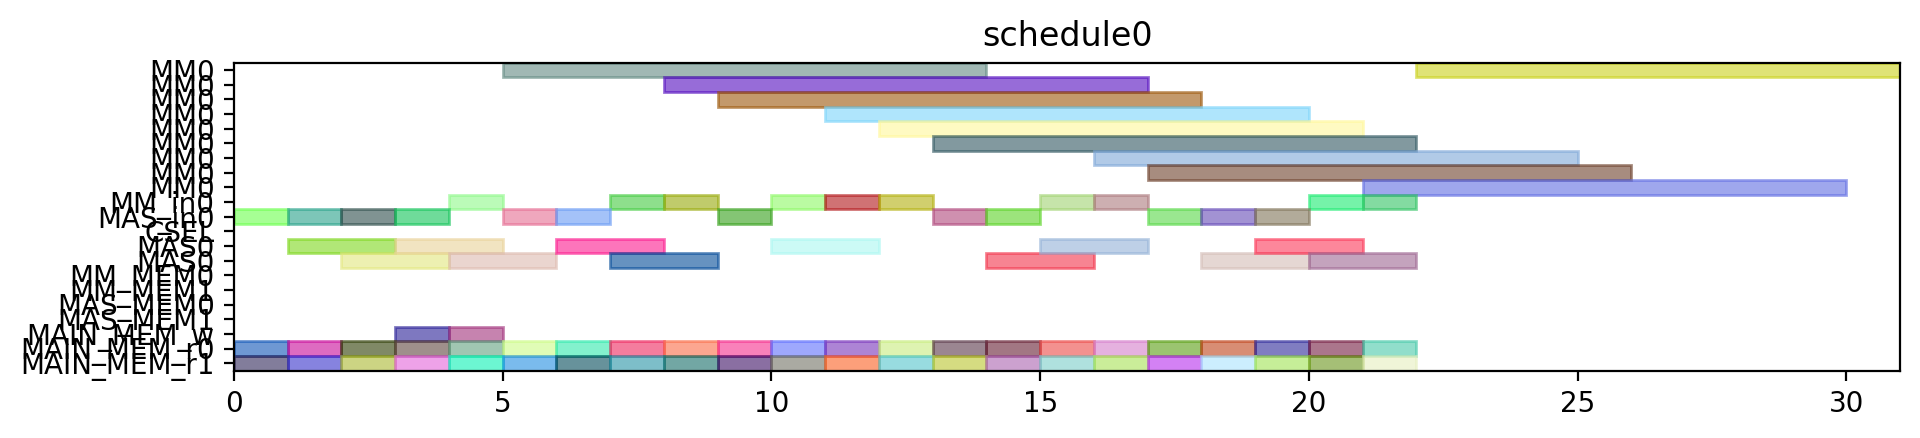

This chart was generated by the following Python code:
from pyschedule import Scenario, solvers, plotters, alt


def solve():
	horizon = 120
	S = Scenario("schedule0", horizon=horizon)

	# resource
	MM = S.Resources('MM', num=1, size=9)
	MM_in = S.Resources('MM_in', num=1)
	MAS_in = S.Resources('MAS_in', num=1)
	CSEL = S.Resource('CSEL')
	MAS = S.Resources('MAS', num=1, size=2, periods=range(1, horizon))
	MM_MEM = S.Resources('MM_MEM', num=2)
	MAS_MEM = S.Resources('MAS_MEM', num=2)
	MAIN_MEM_w = S.Resource('MAIN_MEM_w', size=1)
	MAIN_MEM_r = S.Resources('MAIN_MEM_r', num=2)

	# result of previous scheduling

	# new tasks
	c10_t0 = S.Task('c10_t0', length=9, delay_cost=1)
	c10_t0 += alt(MM)
	c10_t0_in = S.Task('c10_t0_in', length=1, delay_cost=1)
	c10_t0_in += alt(MM_in)
	S += c10_t0_in*MM_in[0]<=c10_t0*MM[0]
	c10_t0_mem0 = S.Task('c10_t0_mem0', length=1, delay_cost=1)
	c10_t0_mem0 += MAIN_MEM_r[0]
	S += c10_t0_mem0 <= c10_t0

	c10_t0_mem1 = S.Task('c10_t0_mem1', length=1, delay_cost=1)
	c10_t0_mem1 += MAIN_MEM_r[1]
	S += c10_t0_mem1 <= c10_t0

	c10_t1 = S.Task('c10_t1', length=9, delay_cost=1)
	c10_t1 += alt(MM)
	c10_t1_in = S.Task('c10_t1_in', length=1, delay_cost=1)
	c10_t1_in += alt(MM_in)
	S += c10_t1_in*MM_in[0]<=c10_t1*MM[0]
	c10_t1_mem0 = S.Task('c10_t1_mem0', length=1, delay_cost=1)
	c10_t1_mem0 += MAIN_MEM_r[0]
	S += c10_t1_mem0 <= c10_t1

	c10_t1_mem1 = S.Task('c10_t1_mem1', length=1, delay_cost=1)
	c10_t1_mem1 += MAIN_MEM_r[1]
	S += c10_t1_mem1 <= c10_t1

	c10_t2 = S.Task('c10_t2', length=2, delay_cost=1)
	c10_t2 += alt(MAS)
	c10_t2_in = S.Task('c10_t2_in', length=1, delay_cost=1)
	c10_t2_in += alt(MAS_in)
	S += c10_t2_in*MAS_in[0]<=c10_t2*MAS[0]

	c10_t2_mem0 = S.Task('c10_t2_mem0', length=1, delay_cost=1)
	c10_t2_mem0 += MAIN_MEM_r[0]
	S += c10_t2_mem0 <= c10_t2

	c10_t2_mem1 = S.Task('c10_t2_mem1', length=1, delay_cost=1)
	c10_t2_mem1 += MAIN_MEM_r[1]
	S += c10_t2_mem1 <= c10_t2

	c10_t3 = S.Task('c10_t3', length=2, delay_cost=1)
	c10_t3 += alt(MAS)
	c10_t3_in = S.Task('c10_t3_in', length=1, delay_cost=1)
	c10_t3_in += alt(MAS_in)
	S += c10_t3_in*MAS_in[0]<=c10_t3*MAS[0]

	c10_t3_mem0 = S.Task('c10_t3_mem0', length=1, delay_cost=1)
	c10_t3_mem0 += MAIN_MEM_r[0]
	S += c10_t3_mem0 <= c10_t3

	c10_t3_mem1 = S.Task('c10_t3_mem1', length=1, delay_cost=1)
	c10_t3_mem1 += MAIN_MEM_r[1]
	S += c10_t3_mem1 <= c10_t3

	c20_t0 = S.Task('c20_t0', length=9, delay_cost=1)
	c20_t0 += alt(MM)
	c20_t0_in = S.Task('c20_t0_in', length=1, delay_cost=1)
	c20_t0_in += alt(MM_in)
	S += c20_t0_in*MM_in[0]<=c20_t0*MM[0]
	c20_t0_mem0 = S.Task('c20_t0_mem0', length=1, delay_cost=1)
	c20_t0_mem0 += MAIN_MEM_r[0]
	S += c20_t0_mem0 <= c20_t0

	c20_t0_mem1 = S.Task('c20_t0_mem1', length=1, delay_cost=1)
	c20_t0_mem1 += MAIN_MEM_r[1]
	S += c20_t0_mem1 <= c20_t0

	c20_t1 = S.Task('c20_t1', length=9, delay_cost=1)
	c20_t1 += alt(MM)
	c20_t1_in = S.Task('c20_t1_in', length=1, delay_cost=1)
	c20_t1_in += alt(MM_in)
	S += c20_t1_in*MM_in[0]<=c20_t1*MM[0]
	c20_t1_mem0 = S.Task('c20_t1_mem0', length=1, delay_cost=1)
	c20_t1_mem0 += MAIN_MEM_r[0]
	S += c20_t1_mem0 <= c20_t1

	c20_t1_mem1 = S.Task('c20_t1_mem1', length=1, delay_cost=1)
	c20_t1_mem1 += MAIN_MEM_r[1]
	S += c20_t1_mem1 <= c20_t1

	c20_t2 = S.Task('c20_t2', length=2, delay_cost=1)
	c20_t2 += alt(MAS)
	c20_t2_in = S.Task('c20_t2_in', length=1, delay_cost=1)
	c20_t2_in += alt(MAS_in)
	S += c20_t2_in*MAS_in[0]<=c20_t2*MAS[0]

	c20_t2_mem0 = S.Task('c20_t2_mem0', length=1, delay_cost=1)
	c20_t2_mem0 += MAIN_MEM_r[0]
	S += c20_t2_mem0 <= c20_t2

	c20_t2_mem1 = S.Task('c20_t2_mem1', length=1, delay_cost=1)
	c20_t2_mem1 += MAIN_MEM_r[1]
	S += c20_t2_mem1 <= c20_t2

	c20_t3 = S.Task('c20_t3', length=2, delay_cost=1)
	c20_t3 += alt(MAS)
	c20_t3_in = S.Task('c20_t3_in', length=1, delay_cost=1)
	c20_t3_in += alt(MAS_in)
	S += c20_t3_in*MAS_in[0]<=c20_t3*MAS[0]

	c20_t3_mem0 = S.Task('c20_t3_mem0', length=1, delay_cost=1)
	c20_t3_mem0 += MAIN_MEM_r[0]
	S += c20_t3_mem0 <= c20_t3

	c20_t3_mem1 = S.Task('c20_t3_mem1', length=1, delay_cost=1)
	c20_t3_mem1 += MAIN_MEM_r[1]
	S += c20_t3_mem1 <= c20_t3

	c01_t0 = S.Task('c01_t0', length=9, delay_cost=1)
	c01_t0 += alt(MM)
	c01_t0_in = S.Task('c01_t0_in', length=1, delay_cost=1)
	c01_t0_in += alt(MM_in)
	S += c01_t0_in*MM_in[0]<=c01_t0*MM[0]
	c01_t0_mem0 = S.Task('c01_t0_mem0', length=1, delay_cost=1)
	c01_t0_mem0 += MAIN_MEM_r[0]
	S += c01_t0_mem0 <= c01_t0

	c01_t0_mem1 = S.Task('c01_t0_mem1', length=1, delay_cost=1)
	c01_t0_mem1 += MAIN_MEM_r[1]
	S += c01_t0_mem1 <= c01_t0

	c01_t1 = S.Task('c01_t1', length=9, delay_cost=1)
	c01_t1 += alt(MM)
	c01_t1_in = S.Task('c01_t1_in', length=1, delay_cost=1)
	c01_t1_in += alt(MM_in)
	S += c01_t1_in*MM_in[0]<=c01_t1*MM[0]
	c01_t1_mem0 = S.Task('c01_t1_mem0', length=1, delay_cost=1)
	c01_t1_mem0 += MAIN_MEM_r[0]
	S += c01_t1_mem0 <= c01_t1

	c01_t1_mem1 = S.Task('c01_t1_mem1', length=1, delay_cost=1)
	c01_t1_mem1 += MAIN_MEM_r[1]
	S += c01_t1_mem1 <= c01_t1

	c01_t2 = S.Task('c01_t2', length=2, delay_cost=1)
	c01_t2 += alt(MAS)
	c01_t2_in = S.Task('c01_t2_in', length=1, delay_cost=1)
	c01_t2_in += alt(MAS_in)
	S += c01_t2_in*MAS_in[0]<=c01_t2*MAS[0]

	c01_t2_mem0 = S.Task('c01_t2_mem0', length=1, delay_cost=1)
	c01_t2_mem0 += MAIN_MEM_r[0]
	S += c01_t2_mem0 <= c01_t2

	c01_t2_mem1 = S.Task('c01_t2_mem1', length=1, delay_cost=1)
	c01_t2_mem1 += MAIN_MEM_r[1]
	S += c01_t2_mem1 <= c01_t2

	c01_t3 = S.Task('c01_t3', length=2, delay_cost=1)
	c01_t3 += alt(MAS)
	c01_t3_in = S.Task('c01_t3_in', length=1, delay_cost=1)
	c01_t3_in += alt(MAS_in)
	S += c01_t3_in*MAS_in[0]<=c01_t3*MAS[0]

	c01_t3_mem0 = S.Task('c01_t3_mem0', length=1, delay_cost=1)
	c01_t3_mem0 += MAIN_MEM_r[0]
	S += c01_t3_mem0 <= c01_t3

	c01_t3_mem1 = S.Task('c01_t3_mem1', length=1, delay_cost=1)
	c01_t3_mem1 += MAIN_MEM_r[1]
	S += c01_t3_mem1 <= c01_t3

	c11_t0 = S.Task('c11_t0', length=9, delay_cost=1)
	c11_t0 += alt(MM)
	c11_t0_in = S.Task('c11_t0_in', length=1, delay_cost=1)
	c11_t0_in += alt(MM_in)
	S += c11_t0_in*MM_in[0]<=c11_t0*MM[0]
	c11_t0_mem0 = S.Task('c11_t0_mem0', length=1, delay_cost=1)
	c11_t0_mem0 += MAIN_MEM_r[0]
	S += c11_t0_mem0 <= c11_t0

	c11_t0_mem1 = S.Task('c11_t0_mem1', length=1, delay_cost=1)
	c11_t0_mem1 += MAIN_MEM_r[1]
	S += c11_t0_mem1 <= c11_t0

	c11_t1 = S.Task('c11_t1', length=9, delay_cost=1)
	c11_t1 += alt(MM)
	c11_t1_in = S.Task('c11_t1_in', length=1, delay_cost=1)
	c11_t1_in += alt(MM_in)
	S += c11_t1_in*MM_in[0]<=c11_t1*MM[0]
	c11_t1_mem0 = S.Task('c11_t1_mem0', length=1, delay_cost=1)
	c11_t1_mem0 += MAIN_MEM_r[0]
	S += c11_t1_mem0 <= c11_t1

	c11_t1_mem1 = S.Task('c11_t1_mem1', length=1, delay_cost=1)
	c11_t1_mem1 += MAIN_MEM_r[1]
	S += c11_t1_mem1 <= c11_t1

	c11_t2 = S.Task('c11_t2', length=2, delay_cost=1)
	c11_t2 += alt(MAS)
	c11_t2_in = S.Task('c11_t2_in', length=1, delay_cost=1)
	c11_t2_in += alt(MAS_in)
	S += c11_t2_in*MAS_in[0]<=c11_t2*MAS[0]

	c11_t2_mem0 = S.Task('c11_t2_mem0', length=1, delay_cost=1)
	c11_t2_mem0 += MAIN_MEM_r[0]
	S += c11_t2_mem0 <= c11_t2

	c11_t2_mem1 = S.Task('c11_t2_mem1', length=1, delay_cost=1)
	c11_t2_mem1 += MAIN_MEM_r[1]
	S += c11_t2_mem1 <= c11_t2

	c11_t3 = S.Task('c11_t3', length=2, delay_cost=1)
	c11_t3 += alt(MAS)
	c11_t3_in = S.Task('c11_t3_in', length=1, delay_cost=1)
	c11_t3_in += alt(MAS_in)
	S += c11_t3_in*MAS_in[0]<=c11_t3*MAS[0]

	c11_t3_mem0 = S.Task('c11_t3_mem0', length=1, delay_cost=1)
	c11_t3_mem0 += MAIN_MEM_r[0]
	S += c11_t3_mem0 <= c11_t3

	c11_t3_mem1 = S.Task('c11_t3_mem1', length=1, delay_cost=1)
	c11_t3_mem1 += MAIN_MEM_r[1]
	S += c11_t3_mem1 <= c11_t3

	c21_t0 = S.Task('c21_t0', length=9, delay_cost=1)
	c21_t0 += alt(MM)
	c21_t0_in = S.Task('c21_t0_in', length=1, delay_cost=1)
	c21_t0_in += alt(MM_in)
	S += c21_t0_in*MM_in[0]<=c21_t0*MM[0]
	c21_t0_mem0 = S.Task('c21_t0_mem0', length=1, delay_cost=1)
	c21_t0_mem0 += MAIN_MEM_r[0]
	S += c21_t0_mem0 <= c21_t0

	c21_t0_mem1 = S.Task('c21_t0_mem1', length=1, delay_cost=1)
	c21_t0_mem1 += MAIN_MEM_r[1]
	S += c21_t0_mem1 <= c21_t0

	c21_t1 = S.Task('c21_t1', length=9, delay_cost=1)
	c21_t1 += alt(MM)
	c21_t1_in = S.Task('c21_t1_in', length=1, delay_cost=1)
	c21_t1_in += alt(MM_in)
	S += c21_t1_in*MM_in[0]<=c21_t1*MM[0]
	c21_t1_mem0 = S.Task('c21_t1_mem0', length=1, delay_cost=1)
	c21_t1_mem0 += MAIN_MEM_r[0]
	S += c21_t1_mem0 <= c21_t1

	c21_t1_mem1 = S.Task('c21_t1_mem1', length=1, delay_cost=1)
	c21_t1_mem1 += MAIN_MEM_r[1]
	S += c21_t1_mem1 <= c21_t1

	c21_t2 = S.Task('c21_t2', length=2, delay_cost=1)
	c21_t2 += alt(MAS)
	c21_t2_in = S.Task('c21_t2_in', length=1, delay_cost=1)
	c21_t2_in += alt(MAS_in)
	S += c21_t2_in*MAS_in[0]<=c21_t2*MAS[0]

	c21_t2_mem0 = S.Task('c21_t2_mem0', length=1, delay_cost=1)
	c21_t2_mem0 += MAIN_MEM_r[0]
	S += c21_t2_mem0 <= c21_t2

	c21_t2_mem1 = S.Task('c21_t2_mem1', length=1, delay_cost=1)
	c21_t2_mem1 += MAIN_MEM_r[1]
	S += c21_t2_mem1 <= c21_t2

	c21_t3 = S.Task('c21_t3', length=2, delay_cost=1)
	c21_t3 += alt(MAS)
	c21_t3_in = S.Task('c21_t3_in', length=1, delay_cost=1)
	c21_t3_in += alt(MAS_in)
	S += c21_t3_in*MAS_in[0]<=c21_t3*MAS[0]

	c21_t3_mem0 = S.Task('c21_t3_mem0', length=1, delay_cost=1)
	c21_t3_mem0 += MAIN_MEM_r[0]
	S += c21_t3_mem0 <= c21_t3

	c21_t3_mem1 = S.Task('c21_t3_mem1', length=1, delay_cost=1)
	c21_t3_mem1 += MAIN_MEM_r[1]
	S += c21_t3_mem1 <= c21_t3

	c000 = S.Task('c000', length=2, delay_cost=1)
	c000 += alt(MAS)
	c000_in = S.Task('c000_in', length=1, delay_cost=1)
	c000_in += alt(MAS_in)
	S += c000_in*MAS_in[0]<=c000*MAS[0]

	S += 0<c000

	c000_w = S.Task('c000_w', length=1, delay_cost=1)
	c000_w += alt(MAIN_MEM_w)
	S += c000 <= c000_w

	c000_mem0 = S.Task('c000_mem0', length=1, delay_cost=1)
	c000_mem0 += MAIN_MEM_r[0]
	S += c000_mem0 <= c000

	c000_mem1 = S.Task('c000_mem1', length=1, delay_cost=1)
	c000_mem1 += MAIN_MEM_r[1]
	S += c000_mem1 <= c000

	c001 = S.Task('c001', length=2, delay_cost=1)
	c001 += alt(MAS)
	c001_in = S.Task('c001_in', length=1, delay_cost=1)
	c001_in += alt(MAS_in)
	S += c001_in*MAS_in[0]<=c001*MAS[0]

	S += 0<c001

	c001_w = S.Task('c001_w', length=1, delay_cost=1)
	c001_w += alt(MAIN_MEM_w)
	S += c001 <= c001_w

	c001_mem0 = S.Task('c001_mem0', length=1, delay_cost=1)
	c001_mem0 += MAIN_MEM_r[0]
	S += c001_mem0 <= c001

	c001_mem1 = S.Task('c001_mem1', length=1, delay_cost=1)
	c001_mem1 += MAIN_MEM_r[1]
	S += c001_mem1 <= c001

	solvers.mip.solve(S,msg=1,kind='CPLEX',ratio_gap=1.01)

	solution = [['hoge']*len(S.solution()[1]) for i in range(len(S.solution()))]
	for i in range(len(S.solution())):
		for j in range(len(S.solution()[i])):
			solution[i][j]=str(S.solution()[i][j])
	print(solution)

	cycles = int(solution[-1][3])

	pic_file_name = "/mnt/rose/usr1/fukuda/ABE/multiRAM_multiMAS_16mux/scheduling_result/stage9MM1_stage2MAS1/FROB/schedule0.png"
	if(S.solution() != []):
		plotters.matplotlib.plot(S,img_filename=pic_file_name, show_task_labels=False, fig_size=(cycles*0.25+3, 2))

	return solution
